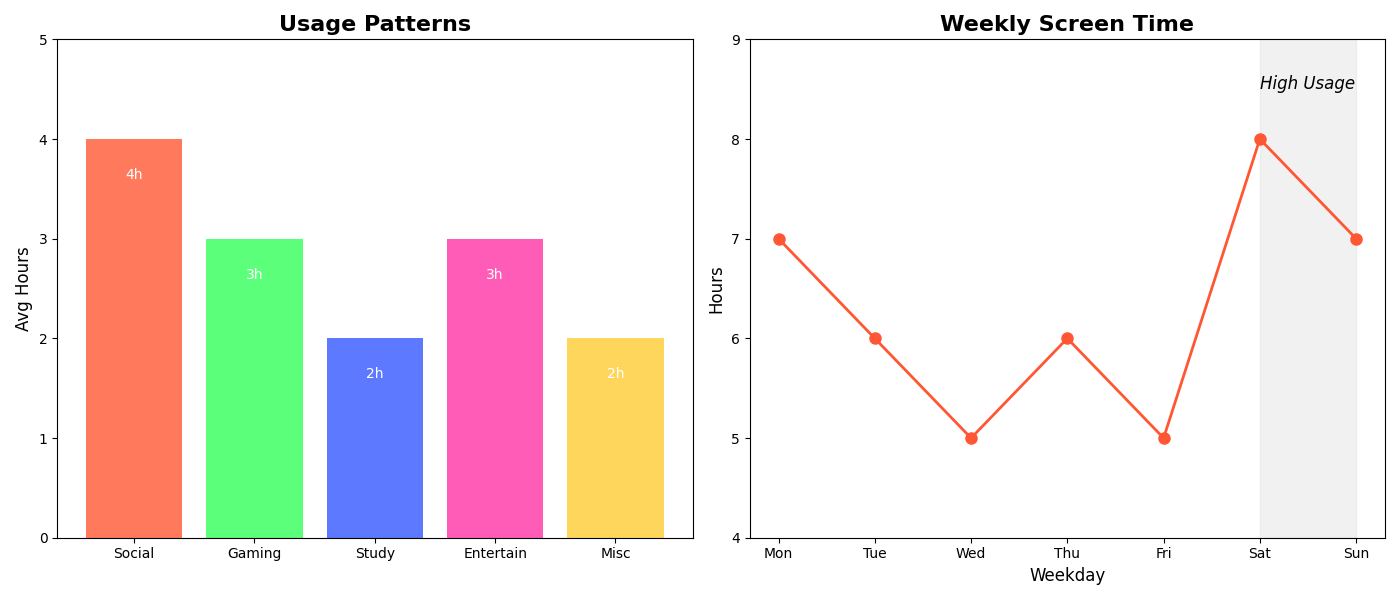

Write Python code to recreate this figure.
import matplotlib.pyplot as plt
import numpy as np

activities = ['Social', 'Gaming', 'Study', 'Entertain', 'Misc']
hours_spent = [4, 3, 2, 3, 2]

days = ['Mon', 'Tue', 'Wed', 'Thu', 'Fri', 'Sat', 'Sun']
screen_time_week = [7, 6, 5, 6, 5, 8, 7]

fig, (ax1, ax2) = plt.subplots(1, 2, figsize=(14, 6))

ax1.bar(activities, hours_spent, color=['#FF5733', '#33FF57', '#3357FF', '#FF33A6', '#FFCC33'], alpha=0.8)
ax1.set_title('Usage Patterns', fontsize=16, fontweight='bold')
ax1.set_ylabel('Avg Hours', fontsize=12)
ax1.set_ylim(0, 5)

for bar, hour in zip(ax1.patches, hours_spent):
    height = bar.get_height()
    ax1.text(bar.get_x() + bar.get_width() / 2, height - 0.4, f'{hour}h', ha='center', color='white', fontsize=10)

ax2.plot(days, screen_time_week, marker='o', color='#FF5733', linewidth=2, markersize=8)
ax2.set_title('Weekly Screen Time', fontsize=16, fontweight='bold')
ax2.set_xlabel('Weekday', fontsize=12)
ax2.set_ylabel('Hours', fontsize=12)
ax2.set_ylim(4, 9)

ax2.axvspan('Sat', 'Sun', color='lightgrey', alpha=0.3)
ax2.text(5.5, 8.5, "High Usage", fontsize=12, fontstyle='italic', ha='center', color='black')

plt.tight_layout()
plt.show()
